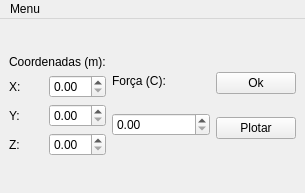
<?xml version="1.0" encoding="UTF-8"?>
<ui version="4.0">
 <class>MainWindow</class>
 <widget class="QMainWindow" name="MainWindow">
  <property name="geometry">
   <rect>
    <x>0</x>
    <y>0</y>
    <width>305</width>
    <height>193</height>
   </rect>
  </property>
  <property name="windowTitle">
   <string>MainWindow</string>
  </property>
  <widget class="QWidget" name="centralwidget">
   <layout class="QGridLayout" name="gridLayout">
    <item row="0" column="0">
     <layout class="QHBoxLayout" name="horizontalLayout_4">
      <item>
       <layout class="QVBoxLayout" name="verticalLayout">
        <item>
         <widget class="QLabel" name="label">
          <property name="text">
           <string>Coordenadas (m):</string>
          </property>
         </widget>
        </item>
        <item>
         <layout class="QHBoxLayout" name="horizontalLayout_3">
          <item>
           <widget class="QLabel" name="label_2">
            <property name="text">
             <string>X:</string>
            </property>
           </widget>
          </item>
          <item>
           <widget class="QDoubleSpinBox" name="doubleSpinBoxX"/>
          </item>
         </layout>
        </item>
        <item>
         <layout class="QHBoxLayout" name="horizontalLayout_2">
          <item>
           <widget class="QLabel" name="label_3">
            <property name="text">
             <string>Y:</string>
            </property>
           </widget>
          </item>
          <item>
           <widget class="QDoubleSpinBox" name="doubleSpinBoxY"/>
          </item>
         </layout>
        </item>
        <item>
         <layout class="QHBoxLayout" name="horizontalLayout">
          <item>
           <widget class="QLabel" name="label_4">
            <property name="text">
             <string>Z:</string>
            </property>
           </widget>
          </item>
          <item>
           <widget class="QDoubleSpinBox" name="doubleSpinBoxZ"/>
          </item>
         </layout>
        </item>
       </layout>
      </item>
      <item>
       <layout class="QVBoxLayout" name="verticalLayout_2">
        <item>
         <widget class="QLabel" name="label_5">
          <property name="text">
           <string>Força (C):</string>
          </property>
         </widget>
        </item>
        <item>
         <widget class="QDoubleSpinBox" name="doubleSpinBoxForce"/>
        </item>
        <item>
         <spacer name="horizontalSpacer">
          <property name="orientation">
           <enum>Qt::Horizontal</enum>
          </property>
          <property name="sizeHint" stdset="0">
           <size>
            <width>40</width>
            <height>20</height>
           </size>
          </property>
         </spacer>
        </item>
       </layout>
      </item>
      <item>
       <layout class="QVBoxLayout" name="verticalLayout_3">
        <item>
         <widget class="QPushButton" name="pushButtonOk">
          <property name="text">
           <string>Ok</string>
          </property>
         </widget>
        </item>
        <item>
         <widget class="QPushButton" name="pushButtonPlot">
          <property name="text">
           <string>Plotar</string>
          </property>
         </widget>
        </item>
       </layout>
      </item>
     </layout>
    </item>
   </layout>
  </widget>
  <widget class="QMenuBar" name="menubar">
   <property name="geometry">
    <rect>
     <x>0</x>
     <y>0</y>
     <width>305</width>
     <height>27</height>
    </rect>
   </property>
   <widget class="QMenu" name="menuMenu">
    <property name="title">
     <string>Menu</string>
    </property>
    <addaction name="actionSair"/>
   </widget>
   <addaction name="menuMenu"/>
  </widget>
  <action name="actionSair">
   <property name="text">
    <string>Sair</string>
   </property>
  </action>
 </widget>
 <resources/>
 <connections>
  <connection>
   <sender>actionSair</sender>
   <signal>activated()</signal>
   <receiver>MainWindow</receiver>
   <slot>close()</slot>
   <hints>
    <hint type="sourcelabel">
     <x>-1</x>
     <y>-1</y>
    </hint>
    <hint type="destinationlabel">
     <x>152</x>
     <y>96</y>
    </hint>
   </hints>
  </connection>
 </connections>
</ui>
